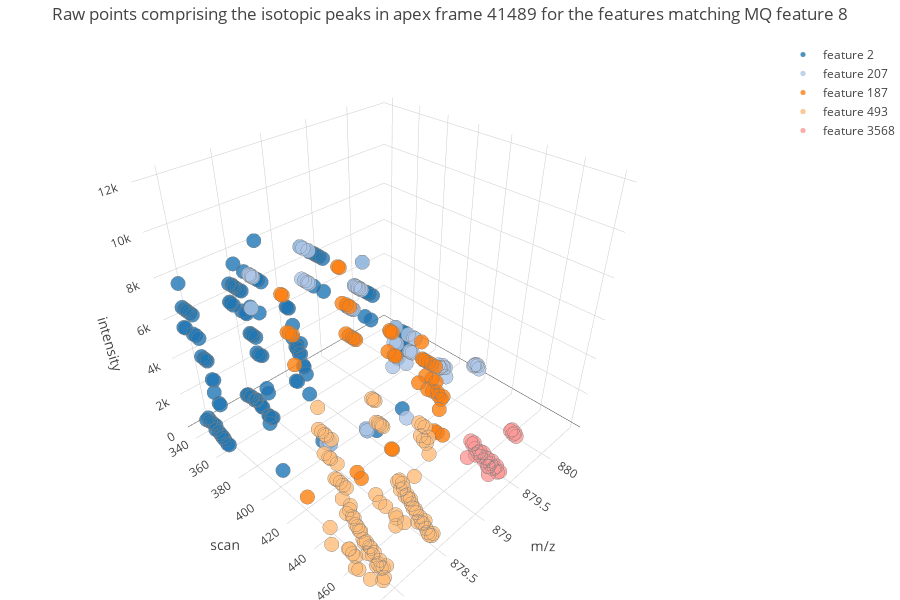

Here is the notebook cell this chart was saved with:
### Code cell
import plotly.plotly as py
import plotly.graph_objs as go

traces = []
for idx,feature_id in enumerate(feature_ids):
    df = feature_apex_frame_df_list[idx]
    if len(df) > 0:
        trace = go.Scatter3d(
            x = df.mz,
            y = df.scan,
            z = df.intensity,
            mode = 'markers',
            marker = dict(
                size = 5,
                color = "rgb{}".format(tableau20_py[idx]),
                opacity = 0.8,
                line = dict(
                    color = 'rgb(128, 128, 128)',
                    width = 0.1
                )
            ),
            text = df.hover,
            hoverinfo = 'text',
            name = "feature {}".format(feature_id)
        )
        traces.append((trace))


data = traces
layout = go.Layout(
    autosize=False,
    width=900,
    height=600,
    title='Raw points comprising the isotopic peaks in apex frame {} for the features matching MQ feature {}'.format(apex_frame_id, MQ_FEATURE_ID),
    margin=dict(
        l=0,
        r=0,
        b=0,
        t=40
    ),
    scene = dict(
        xaxis = dict(
            title='m/z', autorange='reversed'),
        yaxis = dict(
            title='scan'),
        zaxis = dict(
            title='intensity')
    )
)
fig = go.Figure(data=data, layout=layout)
iplot(fig)

### Figure 1 — Plotly figure (JSON) as saved in the notebook; plotly's stock layout.template omitted (floating-point values rounded to 4 significant figures; data arrays with more than 128 entries replaced by an {"elided": "..."} marker saying what was removed)
{"data": [{"hoverinfo": "text", "marker": {"color": "rgb(31, 119, 180)", "line": {"color": "rgb(128, 128, 128)", "width": 0.1}, "opacity": 0.8, "size": 5}, "mode": "markers", "name": "feature 2", "text": {"elided": "161 str values"}, "type": "scatter3d", "uid": "75e4e33b-2bea-4381-825b-60f6dd094b8c", "x": {"elided": "161 float values"}, "y": {"elided": "161 int values"}, "z": {"elided": "161 int values"}}, {"hoverinfo": "text", "marker": {"color": "rgb(174, 199, 232)", "line": {"color": "rgb(128, 128, 128)", "width": 0.1}, "opacity": 0.8, "size": 5}, "mode": "markers", "name": "feature 207", "text": ["878.9048 m/z, 399 scan, feature 207", "878.9001 m/z, 400 scan, feature 207", "878.4047 m/z, 401 scan, feature 207", "878.9048 m/z, 401 scan, feature 207", "879.4097 m/z, 401 scan, feature 207", "878.4000 m/z, 402 scan, feature 207", "878.9048 m/z, 402 scan, feature 207", "879.4051 m/z, 402 scan, feature 207", "878.4047 m/z, 403 scan, feature 207", "878.9095 m/z, 403 scan, feature 207", "879.4051 m/z, 403 scan, feature 207", "877.9001 m/z, 404 scan, feature 207", "878.4000 m/z, 404 scan, feature 207", "878.9048 m/z, 404 scan, feature 207", "879.4051 m/z, 404 scan, feature 207", "877.9047 m/z, 405 scan, feature 207", "878.4047 m/z, 405 scan, feature 207", "878.9095 m/z, 405 scan, feature 207", "877.9001 m/z, 406 scan, feature 207", "878.4047 m/z, 406 scan, feature 207", "878.9048 m/z, 406 scan, feature 207", "877.9047 m/z, 407 scan, feature 207", "878.4047 m/z, 407 scan, feature 207", "878.9095 m/z, 407 scan, feature 207", "878.9422 m/z, 407 scan, feature 207", "877.9001 m/z, 408 scan, feature 207", "878.4374 m/z, 408 scan, feature 207", "878.9048 m/z, 408 scan, feature 207", "878.9375 m/z, 408 scan, feature 207", "878.9048 m/z, 409 scan, feature 207", "878.4421 m/z, 410 scan, feature 207", "879.9008 m/z, 410 scan, feature 207", "878.4374 m/z, 411 scan, feature 207", "879.4051 m/z, 411 scan, feature 207", "879.9055 m/z, 411 scan, feature 207", "879.4051 m/z, 412 scan, feature 207", "879.9008 m/z, 412 scan, feature 207", "879.4097 m/z, 413 scan, feature 207", "879.9055 m/z, 413 scan, feature 207", "879.3723 m/z, 414 scan, feature 207", "879.4051 m/z, 414 scan, feature 207", "879.9055 m/z, 414 scan, feature 207", "880.4154 m/z, 414 scan, feature 207", "879.4097 m/z, 415 scan, feature 207", "879.9101 m/z, 415 scan, feature 207", "880.4060 m/z, 415 scan, feature 207", "879.4051 m/z, 416 scan, feature 207", "879.9055 m/z, 416 scan, feature 207", "880.4060 m/z, 416 scan, feature 207", "879.4051 m/z, 417 scan, feature 207", "880.4154 m/z, 417 scan, feature 207", "880.4154 m/z, 418 scan, feature 207"], "type": "scatter3d", "uid": "fe08874b-5673-4553-96bf-a1a4b3342838", "x": [878.9, 878.9, 878.4, 878.9, 879.4, 878.4, 878.9, 879.4, 878.4, 878.9, 879.4, 877.9, 878.4, 878.9, 879.4, 877.9, 878.4, 878.9, 877.9, 878.4, 878.9, 877.9, 878.4, 878.9, 878.9, 877.9, 878.4, 878.9, 878.9, 878.9, 878.4, 879.9, 878.4, 879.4, 879.9, 879.4, 879.9, 879.4, 879.9, 879.4, 879.4, 879.9, 880.4, 879.4, 879.9, 880.4, 879.4, 879.9, 880.4, 879.4, 880.4, 880.4], "y": [399, 400, 401, 401, 401, 402, 402, 402, 403, 403, 403, 404, 404, 404, 404, 405, 405, 405, 406, 406, 406, 407, 407, 407, 407, 408, 408, 408, 408, 409, 410, 410, 411, 411, 411, 412, 412, 413, 413, 414, 414, 414, 414, 415, 415, 415, 416, 416, 416, 417, 417, 418], "z": [6755, 6755, 9168, 6755, 2434, 10521, 6755, 3869, 9168, 7912, 4733, 9171, 10521, 7912, 3869, 10524, 9168, 7912, 10524, 9168, 7912, 10524, 10521, 7912, 407, 10524, 1281, 7912, 341, 9166, 1516, 1648, 1359, 3103, 1526, 4733, 1555, 3869, 1753, 104, 3869, 1649, 386, 3869, 1689, 521, 4733, 1192, 610, 4733, 558, 386]}, {"hoverinfo": "text", "marker": {"color": "rgb(255, 127, 14)", "line": {"color": "rgb(128, 128, 128)", "width": 0.1}, "opacity": 0.8, "size": 5}, "mode": "markers", "name": "feature 187", "text": ["879.4097 m/z, 420 scan, feature 187", "879.4097 m/z, 421 scan, feature 187", "879.4097 m/z, 422 scan, feature 187", "879.4051 m/z, 423 scan, feature 187", "879.4097 m/z, 424 scan, feature 187", "877.9047 m/z, 425 scan, feature 187", "878.4047 m/z, 425 scan, feature 187", "878.9095 m/z, 425 scan, feature 187", "879.4051 m/z, 425 scan, feature 187", "877.9047 m/z, 426 scan, feature 187", "878.4047 m/z, 426 scan, feature 187", "878.9095 m/z, 426 scan, feature 187", "878.9422 m/z, 426 scan, feature 187", "879.4097 m/z, 426 scan, feature 187", "877.9001 m/z, 427 scan, feature 187", "877.9328 m/z, 427 scan, feature 187", "878.4000 m/z, 427 scan, feature 187", "878.9001 m/z, 427 scan, feature 187", "878.9375 m/z, 427 scan, feature 187", "879.4004 m/z, 427 scan, feature 187", "877.9047 m/z, 428 scan, feature 187", "878.4094 m/z, 428 scan, feature 187", "878.9048 m/z, 428 scan, feature 187", "879.4097 m/z, 428 scan, feature 187", "877.9094 m/z, 429 scan, feature 187", "878.4094 m/z, 429 scan, feature 187", "878.9095 m/z, 429 scan, feature 187", "879.4097 m/z, 429 scan, feature 187", "877.9047 m/z, 430 scan, feature 187", "878.4094 m/z, 430 scan, feature 187", "878.4421 m/z, 430 scan, feature 187", "878.9095 m/z, 430 scan, feature 187", "879.4051 m/z, 430 scan, feature 187", "878.4094 m/z, 431 scan, feature 187", "879.4097 m/z, 431 scan, feature 187", "879.4425 m/z, 431 scan, feature 187", "878.4094 m/z, 432 scan, feature 187", "879.4051 m/z, 432 scan, feature 187", "878.4094 m/z, 433 scan, feature 187", "878.4421 m/z, 433 scan, feature 187", "879.4097 m/z, 433 scan, feature 187", "879.4425 m/z, 433 scan, feature 187", "878.4094 m/z, 434 scan, feature 187", "879.4051 m/z, 434 scan, feature 187", "879.4097 m/z, 435 scan, feature 187", "879.4051 m/z, 436 scan, feature 187", "879.4097 m/z, 437 scan, feature 187", "879.4425 m/z, 437 scan, feature 187"], "type": "scatter3d", "uid": "19c4707e-207b-4614-93a7-859e85c1bd87", "x": [879.4, 879.4, 879.4, 879.4, 879.4, 877.9, 878.4, 878.9, 879.4, 877.9, 878.4, 878.9, 878.9, 879.4, 877.9, 877.9, 878.4, 878.9, 878.9, 879.4, 877.9, 878.4, 878.9, 879.4, 877.9, 878.4, 878.9, 879.4, 877.9, 878.4, 878.4, 878.9, 879.4, 878.4, 879.4, 879.4, 878.4, 879.4, 878.4, 878.4, 879.4, 879.4, 878.4, 879.4, 879.4, 879.4, 879.4, 879.4], "y": [420, 421, 422, 423, 424, 425, 425, 425, 425, 426, 426, 426, 426, 426, 427, 427, 427, 427, 427, 427, 428, 428, 428, 428, 429, 429, 429, 429, 430, 430, 430, 430, 430, 431, 431, 431, 432, 432, 433, 433, 433, 433, 434, 434, 435, 436, 437, 437], "z": [2434, 4733, 3869, 3869, 3869, 10524, 10521, 5696, 3103, 10524, 10521, 6755, 297, 3869, 9171, 1189, 9168, 6755, 335, 2434, 9171, 7913, 6755, 3869, 7915, 9168, 5696, 3103, 9171, 7913, 913, 5696, 2473, 9168, 3869, 43, 7913, 3103, 7913, 737, 2576, 50, 7913, 2447, 1664, 2324, 2522, 112]}, {"hoverinfo": "text", "marker": {"color": "rgb(255, 187, 120)", "line": {"color": "rgb(128, 128, 128)", "width": 0.1}, "opacity": 0.8, "size": 5}, "mode": "markers", "name": "feature 493", "text": ["877.9094 m/z, 441 scan, feature 493", "877.9047 m/z, 442 scan, feature 493", "877.9374 m/z, 442 scan, feature 493", "877.9094 m/z, 443 scan, feature 493", "878.4094 m/z, 443 scan, feature 493", "878.4421 m/z, 443 scan, feature 493", "877.9047 m/z, 444 scan, feature 493", "878.4094 m/z, 444 scan, feature 493", "877.9094 m/z, 445 scan, feature 493", "878.4094 m/z, 445 scan, feature 493", "877.9047 m/z, 446 scan, feature 493", "878.4047 m/z, 446 scan, feature 493", "878.4374 m/z, 446 scan, feature 493", "878.8721 m/z, 446 scan, feature 493", "878.9048 m/z, 446 scan, feature 493", "877.8720 m/z, 447 scan, feature 493", "877.9047 m/z, 447 scan, feature 493", "878.4094 m/z, 447 scan, feature 493", "878.9095 m/z, 447 scan, feature 493", "877.9047 m/z, 448 scan, feature 493", "878.4047 m/z, 448 scan, feature 493", "878.9048 m/z, 448 scan, feature 493", "877.9094 m/z, 449 scan, feature 493", "878.4094 m/z, 449 scan, feature 493", "878.9095 m/z, 449 scan, feature 493", "877.9047 m/z, 450 scan, feature 493", "878.4047 m/z, 450 scan, feature 493", "878.4374 m/z, 450 scan, feature 493", "878.9048 m/z, 450 scan, feature 493", "877.9094 m/z, 451 scan, feature 493", "878.9095 m/z, 451 scan, feature 493", "877.9047 m/z, 452 scan, feature 493", "878.9095 m/z, 452 scan, feature 493", "877.9094 m/z, 453 scan, feature 493", "878.9095 m/z, 453 scan, feature 493", "877.9047 m/z, 454 scan, feature 493", "877.9421 m/z, 454 scan, feature 493", "877.9047 m/z, 455 scan, feature 493", "877.9374 m/z, 455 scan, feature 493", "877.9094 m/z, 456 scan, feature 493", "878.4468 m/z, 456 scan, feature 493", "877.9047 m/z, 457 scan, feature 493", "877.9374 m/z, 457 scan, feature 493", "878.4421 m/z, 457 scan, feature 493", "877.9094 m/z, 458 scan, feature 493", "877.9047 m/z, 459 scan, feature 493", "877.9374 m/z, 459 scan, feature 493", "878.4094 m/z, 459 scan, feature 493", "877.9047 m/z, 460 scan, feature 493", "878.3767 m/z, 460 scan, feature 493", "878.4094 m/z, 460 scan, feature 493", "877.9047 m/z, 461 scan, feature 493", "878.4047 m/z, 461 scan, feature 493", "877.9047 m/z, 462 scan, feature 493", "878.4094 m/z, 462 scan, feature 493", "878.4421 m/z, 462 scan, feature 493", "877.8673 m/z, 463 scan, feature 493", "877.9047 m/z, 463 scan, feature 493", "878.4047 m/z, 463 scan, feature 493", "877.9047 m/z, 464 scan, feature 493", "878.4047 m/z, 464 scan, feature 493", "877.8720 m/z, 465 scan, feature 493", "877.9047 m/z, 465 scan, feature 493", "878.4094 m/z, 465 scan, feature 493", "877.9094 m/z, 466 scan, feature 493", "878.4047 m/z, 466 scan, feature 493", "877.9047 m/z, 467 scan, feature 493", "878.4094 m/z, 467 scan, feature 493", "877.9094 m/z, 468 scan, feature 493", "878.4047 m/z, 468 scan, feature 493", "877.9047 m/z, 469 scan, feature 493", "878.4047 m/z, 469 scan, feature 493", "877.9094 m/z, 470 scan, feature 493", "878.4094 m/z, 470 scan, feature 493", "877.9047 m/z, 471 scan, feature 493", "878.4047 m/z, 471 scan, feature 493", "877.8767 m/z, 472 scan, feature 493", "877.9047 m/z, 472 scan, feature 493", "878.4047 m/z, 472 scan, feature 493", "877.9047 m/z, 473 scan, feature 493", "878.4094 m/z, 473 scan, feature 493", "877.9094 m/z, 474 scan, feature 493", "878.4094 m/z, 474 scan, feature 493", "877.9094 m/z, 475 scan, feature 493", "878.4094 m/z, 475 scan, feature 493", "877.9094 m/z, 476 scan, feature 493", "877.9421 m/z, 476 scan, feature 493", "878.4094 m/z, 476 scan, feature 493", "877.9047 m/z, 477 scan, feature 493", "878.4047 m/z, 477 scan, feature 493", "877.9094 m/z, 478 scan, feature 493", "878.4094 m/z, 478 scan, feature 493", "877.9047 m/z, 479 scan, feature 493", "878.4047 m/z, 479 scan, feature 493", "877.9094 m/z, 480 scan, feature 493", "878.4140 m/z, 480 scan, feature 493", "878.4094 m/z, 481 scan, feature 493"], "type": "scatter3d", "uid": "474c0394-833d-4a2b-809b-b9d88bc1bceb", "x": [877.9, 877.9, 877.9, 877.9, 878.4, 878.4, 877.9, 878.4, 877.9, 878.4, 877.9, 878.4, 878.4, 878.9, 878.9, 877.9, 877.9, 878.4, 878.9, 877.9, 878.4, 878.9, 877.9, 878.4, 878.9, 877.9, 878.4, 878.4, 878.9, 877.9, 878.9, 877.9, 878.9, 877.9, 878.9, 877.9, 877.9, 877.9, 877.9, 877.9, 878.4, 877.9, 877.9, 878.4, 877.9, 877.9, 877.9, 878.4, 877.9, 878.4, 878.4, 877.9, 878.4, 877.9, 878.4, 878.4, 877.9, 877.9, 878.4, 877.9, 878.4, 877.9, 877.9, 878.4, 877.9, 878.4, 877.9, 878.4, 877.9, 878.4, 877.9, 878.4, 877.9, 878.4, 877.9, 878.4, 877.9, 877.9, 878.4, 877.9, 878.4, 877.9, 878.4, 877.9, 878.4, 877.9, 877.9, 878.4, 877.9, 878.4, 877.9, 878.4, 877.9, 878.4, 877.9, 878.4, 878.4], "y": [441, 442, 442, 443, 443, 443, 444, 444, 445, 445, 446, 446, 446, 446, 446, 447, 447, 447, 447, 448, 448, 448, 449, 449, 449, 450, 450, 450, 450, 451, 451, 452, 452, 453, 453, 454, 454, 455, 455, 456, 456, 457, 457, 457, 458, 459, 459, 459, 460, 460, 460, 461, 461, 462, 462, 462, 463, 463, 463, 464, 464, 465, 465, 465, 466, 466, 467, 467, 468, 468, 469, 469, 470, 470, 471, 471, 472, 472, 472, 473, 473, 474, 474, 475, 475, 476, 476, 476, 477, 477, 478, 478, 479, 479, 480, 480, 481], "z": [5697, 6757, 475, 5697, 5697, 452, 4733, 5697, 5697, 5697, 5697, 4733, 224, 122, 3103, 131, 4733, 4733, 2434, 4733, 4733, 3103, 5697, 4733, 2306, 3869, 4733, 242, 3103, 3869, 2251, 4733, 2631, 3869, 1761, 3103, 97, 3869, 206, 2434, 150, 3869, 85, 41, 2794, 3103, 81, 2434, 2582, 62, 2574, 2581, 2138, 2298, 2537, 119, 43, 2256, 2353, 2132, 1986, 99, 2160, 2098, 1785, 1967, 1676, 2008, 1795, 1813, 1232, 1661, 1685, 1665, 1705, 1535, 101, 1390, 1083, 1630, 1437, 919, 1165, 1112, 1196, 1410, 41, 1440, 1063, 1102, 1132, 912, 680, 856, 1425, 853, 1090]}, {"hoverinfo": "text", "marker": {"color": "rgb(255, 152, 150)", "line": {"color": "rgb(128, 128, 128)", "width": 0.1}, "opacity": 0.8, "size": 5}, "mode": "markers", "name": "feature 3568", "text": ["879.3770 m/z, 457 scan, feature 3568", "879.4051 m/z, 457 scan, feature 3568", "879.4097 m/z, 458 scan, feature 3568", "879.4097 m/z, 459 scan, feature 3568", "879.4097 m/z, 460 scan, feature 3568", "879.4051 m/z, 461 scan, feature 3568", "879.4097 m/z, 462 scan, feature 3568", "879.9148 m/z, 462 scan, feature 3568", "879.4097 m/z, 463 scan, feature 3568", "879.9101 m/z, 463 scan, feature 3568", "879.4051 m/z, 464 scan, feature 3568", "879.9101 m/z, 464 scan, feature 3568", "879.4097 m/z, 465 scan, feature 3568", "879.9101 m/z, 465 scan, feature 3568", "879.4144 m/z, 466 scan, feature 3568", "879.9101 m/z, 466 scan, feature 3568", "879.4051 m/z, 467 scan, feature 3568", "879.4097 m/z, 468 scan, feature 3568", "879.4004 m/z, 469 scan, feature 3568", "879.4144 m/z, 469 scan, feature 3568", "879.4097 m/z, 470 scan, feature 3568", "879.3723 m/z, 471 scan, feature 3568", "879.4051 m/z, 471 scan, feature 3568", "879.4097 m/z, 472 scan, feature 3568", "879.4051 m/z, 473 scan, feature 3568", "879.4051 m/z, 474 scan, feature 3568", "879.4051 m/z, 475 scan, feature 3568", "879.4097 m/z, 476 scan, feature 3568"], "type": "scatter3d", "uid": "02678415-07cc-4fdd-a5c1-293aa2d1d8f6", "x": [879.4, 879.4, 879.4, 879.4, 879.4, 879.4, 879.4, 879.9, 879.4, 879.9, 879.4, 879.9, 879.4, 879.9, 879.4, 879.9, 879.4, 879.4, 879.4, 879.4, 879.4, 879.4, 879.4, 879.4, 879.4, 879.4, 879.4, 879.4], "y": [457, 457, 458, 459, 460, 461, 462, 462, 463, 463, 464, 464, 465, 465, 466, 466, 467, 468, 469, 469, 470, 471, 471, 472, 473, 474, 475, 476], "z": [167, 1077, 936, 1065, 787, 471, 653, 292, 814, 434, 587, 224, 858, 355, 419, 201, 681, 677, 288, 249, 507, 35, 738, 311, 467, 622, 310, 406]}], "layout": {"autosize": false, "height": 600, "margin": {"b": 0, "l": 0, "r": 0, "t": 40}, "scene": {"xaxis": {"autorange": "reversed", "title": {"text": "m/z"}}, "yaxis": {"title": {"text": "scan"}}, "zaxis": {"title": {"text": "intensity"}}}, "title": {"text": "Raw points comprising the isotopic peaks in apex frame 41489 for the features matching MQ feature 8"}, "width": 900}}
